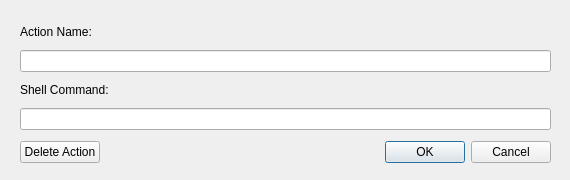
<?xml version="1.0" encoding="UTF-8"?>
<ui version="4.0">
 <class>actionDetailDialog</class>
 <widget class="QDialog" name="actionDetailDialog">
  <property name="windowModality">
   <enum>Qt::NonModal</enum>
  </property>
  <property name="geometry">
   <rect>
    <x>0</x>
    <y>0</y>
    <width>570</width>
    <height>180</height>
   </rect>
  </property>
  <property name="sizePolicy">
   <sizepolicy hsizetype="Fixed" vsizetype="Fixed">
    <horstretch>0</horstretch>
    <verstretch>0</verstretch>
   </sizepolicy>
  </property>
  <property name="windowTitle">
   <string>Dialog</string>
  </property>
  <property name="modal">
   <bool>true</bool>
  </property>
  <widget class="QWidget" name="verticalLayoutWidget">
   <property name="geometry">
    <rect>
     <x>0</x>
     <y>0</y>
     <width>571</width>
     <height>192</height>
    </rect>
   </property>
   <layout class="QVBoxLayout" name="verticalLayout">
    <property name="leftMargin">
     <number>20</number>
    </property>
    <property name="topMargin">
     <number>20</number>
    </property>
    <property name="rightMargin">
     <number>20</number>
    </property>
    <property name="bottomMargin">
     <number>20</number>
    </property>
    <item>
     <widget class="QLabel" name="nameFieldLabel">
      <property name="sizePolicy">
       <sizepolicy hsizetype="Preferred" vsizetype="Fixed">
        <horstretch>0</horstretch>
        <verstretch>0</verstretch>
       </sizepolicy>
      </property>
      <property name="text">
       <string>Action Name:</string>
      </property>
     </widget>
    </item>
    <item>
     <widget class="QLineEdit" name="nameEdit"/>
    </item>
    <item>
     <widget class="QLabel" name="commandFieldLabel">
      <property name="sizePolicy">
       <sizepolicy hsizetype="Preferred" vsizetype="Fixed">
        <horstretch>0</horstretch>
        <verstretch>0</verstretch>
       </sizepolicy>
      </property>
      <property name="text">
       <string>Shell Command:</string>
      </property>
     </widget>
    </item>
    <item>
     <widget class="QLineEdit" name="commandEdit"/>
    </item>
    <item>
     <layout class="QHBoxLayout" name="horizontalLayout">
      <item>
       <widget class="QPushButton" name="deleteButton">
        <property name="enabled">
         <bool>true</bool>
        </property>
        <property name="text">
         <string>Delete Action</string>
        </property>
       </widget>
      </item>
      <item>
       <widget class="QDialogButtonBox" name="buttonBox">
        <property name="orientation">
         <enum>Qt::Horizontal</enum>
        </property>
        <property name="standardButtons">
         <set>QDialogButtonBox::Cancel|QDialogButtonBox::Ok</set>
        </property>
       </widget>
      </item>
     </layout>
    </item>
   </layout>
  </widget>
 </widget>
 <resources/>
 <connections>
  <connection>
   <sender>buttonBox</sender>
   <signal>accepted()</signal>
   <receiver>actionDetailDialog</receiver>
   <slot>accept()</slot>
   <hints>
    <hint type="sourcelabel">
     <x>248</x>
     <y>254</y>
    </hint>
    <hint type="destinationlabel">
     <x>157</x>
     <y>274</y>
    </hint>
   </hints>
  </connection>
  <connection>
   <sender>buttonBox</sender>
   <signal>rejected()</signal>
   <receiver>actionDetailDialog</receiver>
   <slot>reject()</slot>
   <hints>
    <hint type="sourcelabel">
     <x>316</x>
     <y>260</y>
    </hint>
    <hint type="destinationlabel">
     <x>286</x>
     <y>274</y>
    </hint>
   </hints>
  </connection>
 </connections>
</ui>
